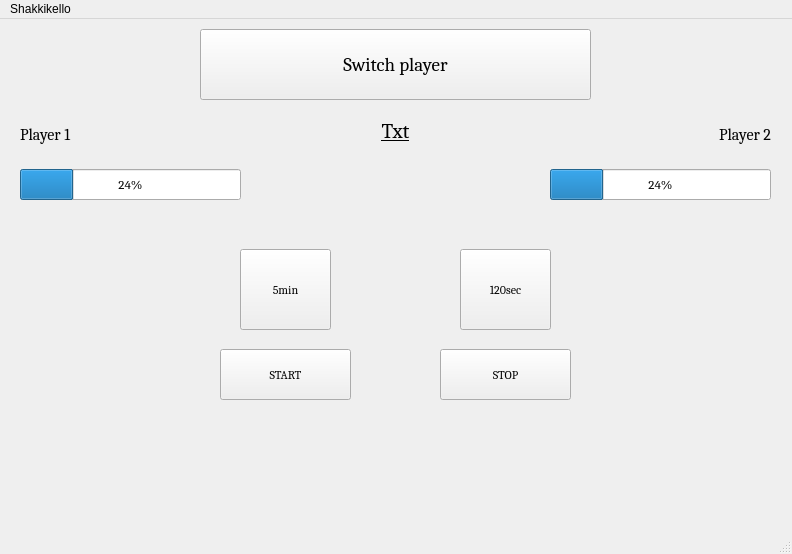
<?xml version="1.0" encoding="UTF-8"?>
<ui version="4.0">
 <class>MainWindow</class>
 <widget class="QMainWindow" name="MainWindow">
  <property name="geometry">
   <rect>
    <x>0</x>
    <y>0</y>
    <width>792</width>
    <height>554</height>
   </rect>
  </property>
  <property name="windowTitle">
   <string>MainWindow</string>
  </property>
  <widget class="QWidget" name="centralwidget">
   <widget class="QPushButton" name="switch_button1">
    <property name="geometry">
     <rect>
      <x>200</x>
      <y>10</y>
      <width>391</width>
      <height>71</height>
     </rect>
    </property>
    <property name="font">
     <font>
      <family>Cambria</family>
      <pointsize>14</pointsize>
     </font>
    </property>
    <property name="cursor">
     <cursorShape>PointingHandCursor</cursorShape>
    </property>
    <property name="text">
     <string>Switch player</string>
    </property>
   </widget>
   <widget class="QPushButton" name="start_button">
    <property name="geometry">
     <rect>
      <x>220</x>
      <y>330</y>
      <width>131</width>
      <height>51</height>
     </rect>
    </property>
    <property name="font">
     <font>
      <family>Cambria</family>
     </font>
    </property>
    <property name="cursor">
     <cursorShape>PointingHandCursor</cursorShape>
    </property>
    <property name="text">
     <string>START</string>
    </property>
   </widget>
   <widget class="QPushButton" name="stop_button">
    <property name="geometry">
     <rect>
      <x>440</x>
      <y>330</y>
      <width>131</width>
      <height>51</height>
     </rect>
    </property>
    <property name="font">
     <font>
      <family>Cambria</family>
     </font>
    </property>
    <property name="cursor">
     <cursorShape>PointingHandCursor</cursorShape>
    </property>
    <property name="text">
     <string>STOP</string>
    </property>
   </widget>
   <widget class="QPushButton" name="timebutton_5min">
    <property name="geometry">
     <rect>
      <x>240</x>
      <y>230</y>
      <width>91</width>
      <height>81</height>
     </rect>
    </property>
    <property name="font">
     <font>
      <family>Cambria</family>
     </font>
    </property>
    <property name="cursor">
     <cursorShape>PointingHandCursor</cursorShape>
    </property>
    <property name="text">
     <string>5min</string>
    </property>
   </widget>
   <widget class="QPushButton" name="timebutton_120sec">
    <property name="geometry">
     <rect>
      <x>460</x>
      <y>230</y>
      <width>91</width>
      <height>81</height>
     </rect>
    </property>
    <property name="font">
     <font>
      <family>Cambria</family>
     </font>
    </property>
    <property name="cursor">
     <cursorShape>PointingHandCursor</cursorShape>
    </property>
    <property name="text">
     <string>120sec</string>
    </property>
   </widget>
   <widget class="QLabel" name="text_box">
    <property name="geometry">
     <rect>
      <x>200</x>
      <y>100</y>
      <width>391</width>
      <height>31</height>
     </rect>
    </property>
    <property name="font">
     <font>
      <family>Cambria</family>
      <pointsize>16</pointsize>
      <underline>true</underline>
     </font>
    </property>
    <property name="mouseTracking">
     <bool>false</bool>
    </property>
    <property name="autoFillBackground">
     <bool>true</bool>
    </property>
    <property name="text">
     <string>Txt</string>
    </property>
    <property name="alignment">
     <set>Qt::AlignmentFlag::AlignHCenter|Qt::AlignmentFlag::AlignTop</set>
    </property>
   </widget>
   <widget class="QProgressBar" name="progressBar1">
    <property name="geometry">
     <rect>
      <x>20</x>
      <y>150</y>
      <width>221</width>
      <height>31</height>
     </rect>
    </property>
    <property name="font">
     <font>
      <family>Cambria</family>
      <pointsize>10</pointsize>
     </font>
    </property>
    <property name="cursor">
     <cursorShape>WaitCursor</cursorShape>
    </property>
    <property name="value">
     <number>24</number>
    </property>
   </widget>
   <widget class="QProgressBar" name="progressBar2">
    <property name="geometry">
     <rect>
      <x>550</x>
      <y>150</y>
      <width>221</width>
      <height>31</height>
     </rect>
    </property>
    <property name="font">
     <font>
      <family>Cambria</family>
      <pointsize>10</pointsize>
     </font>
    </property>
    <property name="cursor">
     <cursorShape>WaitCursor</cursorShape>
    </property>
    <property name="value">
     <number>24</number>
    </property>
   </widget>
   <widget class="QLabel" name="label">
    <property name="geometry">
     <rect>
      <x>20</x>
      <y>90</y>
      <width>101</width>
      <height>51</height>
     </rect>
    </property>
    <property name="font">
     <font>
      <family>Cambria</family>
      <pointsize>12</pointsize>
     </font>
    </property>
    <property name="text">
     <string>Player 1</string>
    </property>
   </widget>
   <widget class="QLabel" name="label_2">
    <property name="geometry">
     <rect>
      <x>650</x>
      <y>90</y>
      <width>121</width>
      <height>51</height>
     </rect>
    </property>
    <property name="font">
     <font>
      <family>Cambria</family>
      <pointsize>12</pointsize>
     </font>
    </property>
    <property name="text">
     <string>Player 2</string>
    </property>
    <property name="alignment">
     <set>Qt::AlignmentFlag::AlignRight|Qt::AlignmentFlag::AlignTrailing|Qt::AlignmentFlag::AlignVCenter</set>
    </property>
   </widget>
  </widget>
  <widget class="QMenuBar" name="menubar">
   <property name="geometry">
    <rect>
     <x>0</x>
     <y>0</y>
     <width>792</width>
     <height>25</height>
    </rect>
   </property>
   <widget class="QMenu" name="menuShakkikello">
    <property name="title">
     <string>Shakkikello</string>
    </property>
   </widget>
   <addaction name="menuShakkikello"/>
  </widget>
  <widget class="QStatusBar" name="statusbar"/>
 </widget>
 <resources/>
 <connections/>
</ui>
